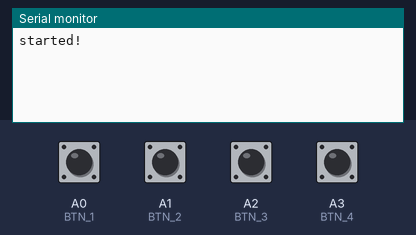
The sketch below on a simulated Arduino Uno, built with avr-gcc and run on an emulated ATmega328P. Shown: the last lines printed to the serial monitor. The inputs (shaded band) are chosen by the test bench; at power-on: A0 (BTN_1), A1 (BTN_2), A2 (BTN_3), A3 (BTN_4) LOW. No radio packets arrive unless stated.

Above: at 1.2 s.
1.3 s: A0 (BTN_1) pulled HIGH for 0.15 s
At 1.8 s:
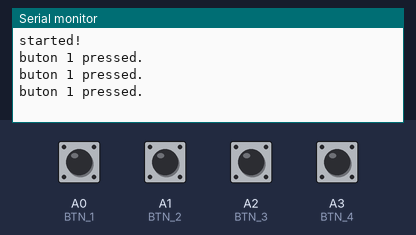
2.9 s: A1 (BTN_2) pulled HIGH for 0.15 s
At 4.2 s:
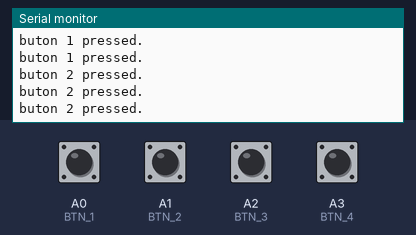
4.5 s: A2 (BTN_3) pulled HIGH for 0.15 s
At 5.4 s:
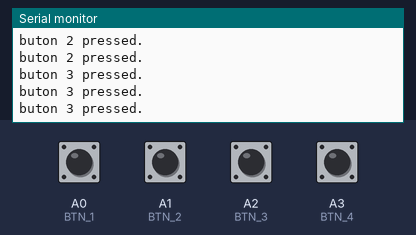
6.1 s: A3 (BTN_4) pulled HIGH for 0.15 s
At 6.6 s:
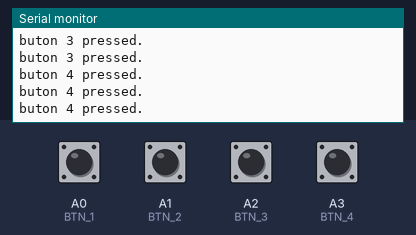
7.7 s: A0 (BTN_1) driven HIGH and A1 (BTN_2) driven HIGH
At 7.77 s:
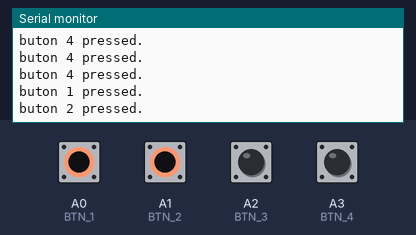
10.7 s: A3 (BTN_4) pulled HIGH for 1 s
At 10.86 s:
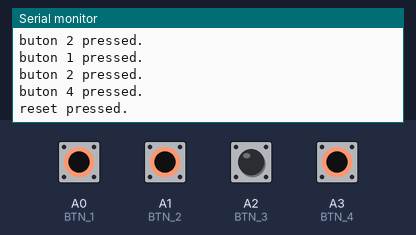
Timing chart, 0 to 13.7 s (numbered marks = the images above; inputs shaded):
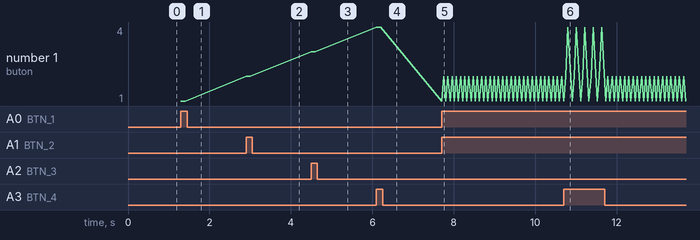

The sketch:

rf_servo_tr.ino
```cpp
#include <RF24Network.h>
#include <RF24.h>
#include <SPI.h>

int CE_PIN = 9;
int CSN_PIN = 10;

RF24 Radio (CE_PIN, CSN_PIN);

const byte address[6] = "00001";

int BTN_1 = A0;
int BTN_2 = A1;
int BTN_3 = A2;
int BTN_4 = A3;


void setup() {
  Serial.begin(9600);
  Serial.println("started!");
  Radio.begin();
  Radio.openWritingPipe(address);
  Radio.setPALevel(RF24_PA_MIN);
  Radio.stopListening();

  pinMode(BTN_1, INPUT);
  pinMode(BTN_2, INPUT);
  pinMode(BTN_3, INPUT);
  pinMode(BTN_4, INPUT);
}

void loop() {
  if (digitalRead(BTN_1)) {
    Serial.println("buton 1 pressed.");
    const char text[] = "M1";
    Radio.write(&text, sizeof(text));
    delay(50);
  }

  if (digitalRead(BTN_2)) {
    Serial.println("buton 2 pressed.");
    const char text[] = "M2";
    Radio.write(&text, sizeof(text));
    delay(50);
  }

  if (digitalRead(BTN_3)) {
    Serial.println("buton 3 pressed.");
    const char text[] = "M3";
    Radio.write(&text, sizeof(text));
    delay(50);
  }

  if (digitalRead(BTN_4)) {
    Serial.println("buton 4 pressed.");
    const char text[] = "M4";
    Radio.write(&text, sizeof(text));
    delay(50);
  }


  if (digitalRead(BTN_1) && digitalRead(BTN_4) ) {
    Serial.println("reset pressed.");
    const char text[] = "M5";
    Radio.write(&text, sizeof(text));
    delay(50);
  }

}
```

Measured:
- after the input at 1.3 s, the serial monitor: prints a new line at once (image 1)
- after the input at 2.9 s, the serial monitor: prints a new line at once (image 2)
- after the input at 4.5 s, the serial monitor: prints a new line at once (image 3)
- after the input at 6.1 s, the serial monitor: prints a new line at once (image 4)
- after the input at 7.7 s, the serial monitor: prints a new line at once (image 5)
- after the input at 10.7 s, the serial monitor: prints a new line after 0.10 s (image 6)
- plotted number 1: 1 → 2 after the input at 2.9 s, 2 → 3 after the input at 4.5 s, 3 → 4 after the input at 6.1 s, 4 → 1 after the input at 7.7 s
